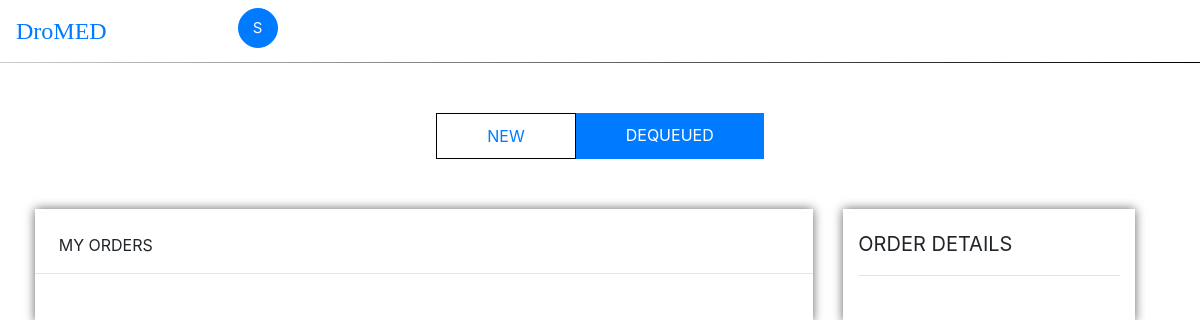
The app's page /dequeueWP/, older data.
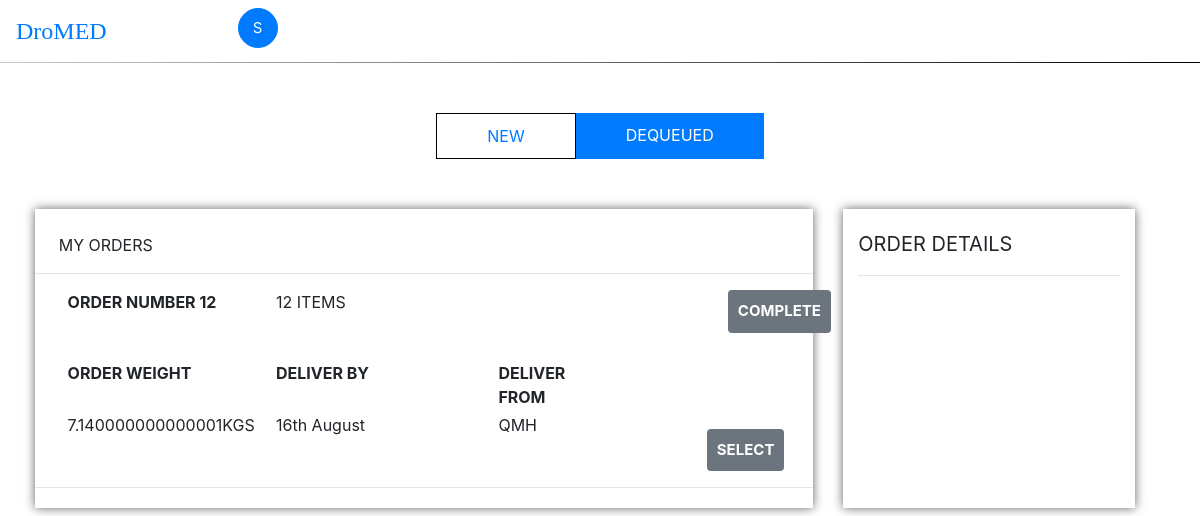
The same page, newer data.
### db/models.py (models this page shows, shortened)
class Order(models.Model):
    U = "High"
    I = "Medium"
    L = "Low"
    PRIORITY_SET = (
    (U, 'High'),
    (I, 'Medium'),
    (L, 'Low')
    )
    ORDER_STATUS = (
    ('QFP', 'Queued for Processing'),
    ('PBW', 'Processing by Warehouse'),
    ('QFD', 'Queued for Dispatch'),
    ('DIS', 'Dispatched'),
    ('DEL', 'Delivered'))
    TYPE_SET = (
    ('N', 'New'),
    ('D', 'Dequeued'))
    lastorder = 0
    orderNo = models.IntegerField()
    assigned = models.BooleanField(default = False)
    priority = models.CharField(max_length=200, choices = PRIORITY_SET, default = U)
    orderStatus = models.CharField(max_length=200, choices = ORDER_STATUS, default = 'QFP')
    weight = models.FloatField(blank = True, null = True)
    datetime= models.DateField(blank = True, null = True)
    noOfItems = models.IntegerField(blank = True, null = True)
    orderType = models.CharField(max_length=200, choices = TYPE_SET, default = 'N')
    clinicManager_location = models.ForeignKey(ClinicLocation, null = True, blank = True, on_delete=models.SET_NULL)
    deliveryNo = models.ForeignKey(Delivery, on_delete=models.SET_NULL, blank = True, null = True)

### db/views.py (the view)
# urls.py: path('dequeueWP/', views.dequeue_WP, name = 'dequeuedWP'),
def dequeue_WP(request):
    context_object_name = 'Order'
    objects = Order.objects.all()
    context = {
        'Order': objects,
    }
    return render(request, 'db/dequeuedWP.html', context)

### db/templates/db/dequeuedWP.html (shortened to what this page needs)
{% extends "db/base.html" %}
{% block content %}
{% load static %}
    <div class="row">
      <div class="col-md-4 col-sm-4 col-xs-4"></div>
      <div class="col-md-4 col-sm-4 col-xs-4">
        <ul class="nav nav-pills">
          <li><a href="/newWP" color = "white">NEW</a></li>
          <li class="active bg-primary"><a href="/">DEQUEUED</a></li>
        </ul>
      </div>
      <div class="col-md-4 col-sm-4 col-xs-4"></div>
    </div>
    <div class="row justify-content-md-center ml-3 mr-3">
        <div class="col-md-8 col-sm-8 col-xs-8 pt-4 pl-0 pr-0 orders">
          <text class = "ml-4 mb-2">MY ORDERS</text>
          <hr>
          {% for order in Order%}
            {% if order.orderStatus == 'PBW' %}
          <div class = "row justify-content-md-center mb-1" id = 'Order{{order.orderNo}}'>
            <div class="col-md-12 col-sm-12 col-xs-12">
              <div class="row justify-content-md-center mb-1 ml-1">
                <div class="col-md-3 col-sm-3 col-xs-3 pl-1 ml-2">
                  <strong>ORDER NUMBER {{order.orderNo}}</strong>
                </div>
                <div class = "col-md-3 col-sm-3 col-xs-3">
                  {{order.noOfItems}} ITEMS
                </div>
                <div class = "col-md-3 col-sm-3 col-xs-3">
                </div>
                <div class="col-md-2 col-sm-2 col-xs-2 pl-5 ml-4 text-center">
                <button class = "btn btn-secondary" style = "border:0;font-size: 15px;padding:10px;" onclick="complete(this.id)" id = "{{order.orderNo}}"><strong>COMPLETE</strong></button>
                </div>
              </div>
            <div class="row justify-content-md-center pt-4 ml-1">
                <div class="col-md-3 col-sm-3 col-xs-3 pl-1 ml-2">
                  <strong>ORDER WEIGHT</strong>
                </div>
                <div class = "col-md-3 col-sm-3 col-xs-3">
                  <strong>DELIVER BY</strong>
                </div>
                <div class="col-md-2 col-sm-2 col-xs-2 pl-3 ml-4">
                  <strong>DELIVER FROM</strong>
                </div>
                <div class = "col-md-3 col-sm-3 col-xs-3">
                </div>
            </div>
            <div class="row justify-content-md-center mb-2 pt-1 ml-1">
                <div class="col-md-3 col-sm-3 col-xs-3 pl-1 ml-2">
                  {{order.weight}}KGS
                </div>
                <div class = "col-md-3 col-sm-3 col-xs-3">
                  16th August
                </div>
                <div class="col-md-3 col-sm-3 col-xs-3 pl-3 ml-4">
                  QMH
                </div>
                <div class = "col-md-2 col-sm-2 col-xs-2 pt-3 text-center" >
                  <button class = "btn btn-secondary" style = "border:0;font-size: 15px;padding:10px;" onclick="myFunction(this.id,'{{order.orderStatus}}','{{order.priority}}','{{order.clinicManager_location.clinicLocation}}')" id = "{{order.orderNo}}"><strong>SELECT</strong></button>
                </div>
            </div>
            <hr>
          </div>
        </div>
      {% endif %}
    {% endfor %}
    </div>
    <div class="col-md-3 col-sm-3 col-xs-3 orderdetails" id = "orderdetails">
      <div style = "padding-top: 20px;font-size: 20px;">ORDER DETAILS</div>
      <hr>
      <div id= "append"  style = "padding: 5px 10px 5px 10px;margin-bottom: 20px;"></div>
    </div>
  </div>
{% endblock content %}

### db/templates/db/base.html (shortened to what this page needs)
{% load static %}
<!DOCTYPE html>
<html lang="en">
  <head>
    <link rel="stylesheet" href="https://maxcdn.bootstrapcdn.com/bootstrap/4.0.0-alpha.6/css/bootstrap.min.css">
    <link rel="stylesheet" href="{% static 'db/stylesheet.css' %}" type = "text/css">
  </head>
  <body>
    <nav class = "navbar navbar-default" role = "navigation">
      <div class="row">
        <div class="col-md-1 col-sm-1 col-xs-1">
          <div class="navbar-header">
            <a class="navbar-brand" href="#">
              <font size="+2" face = "Optima">
              DroMED</font>
            </a>
          </div>
        </div>
        <div class="col-md-1 col-sm-1 col-xs-1 ml-auto nopadding">
          <div class="dropdown text-center">
            <button type = "button dropdown-toggle dropdown-left" data-toggle = "dropdown"  class = "btn btn-default btn-primary btn-circle">
              S
            </button>
        </div>
        </div>
      </div>
    </nav>
    <span class="line"></span>
    {% block content %}
    {% endblock content %}
  </body>
</html>

### db/static/db/stylesheet.css (style rules this page uses)
.nopadding { padding-left :60px !important; }
.btn-circle { width: 40px; height: 40px; padding: 6px 0px; border-radius: 25px; text-align: center; font-size: 12px; line-height: 1.42857; font-size: 15px; }
.line { display:block; border:none; color:white; height:1px; background:black; background: -webkit-gradient(radial, 100% 0, 0, 100% 0, 1500, from(#000), to(#fff)); }
li { border:0.5px solid black; padding:10px 50px; display:inline; }
ul { width: -moz-fit-content; width: -webkit-fit-content; width: fit-content; margin: auto; margin-top: 50px; }
.active { border:0; }
.nav-pills .active a { color: white; }
.orders { display:table; margin:50px 0; box-shadow: 0px 0px 10px rgb(100,100,100); }
.orderdetails { display:table; margin:50px 30px; box-shadow: 0px 0px 10px rgb(100,100,100); }
text { margin: 10px; }

Row changes from the older to the newer data that the page shows:
now on this page (row edited): Order: orderNo "12", noOfItems "12", weight "7.140000000000001"
